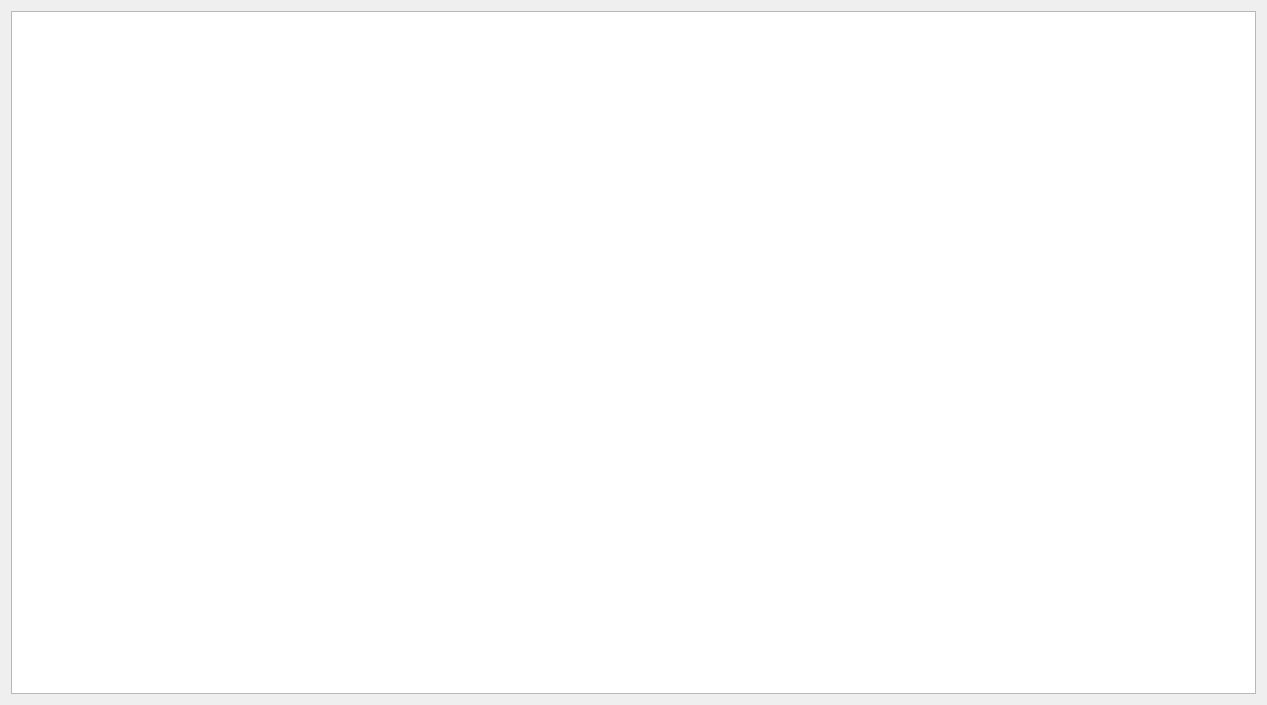
<?xml version="1.0" encoding="UTF-8"?>
<ui version="4.0">
 <class>hudDisplay</class>
 <widget class="QWidget" name="hudDisplay">
  <property name="geometry">
   <rect>
    <x>0</x>
    <y>0</y>
    <width>1267</width>
    <height>705</height>
   </rect>
  </property>
  <property name="windowTitle">
   <string>Form</string>
  </property>
  <layout class="QVBoxLayout" name="verticalLayout">
   <item>
    <widget class="QGraphicsView" name="hud_view"/>
   </item>
  </layout>
 </widget>
 <resources/>
 <connections/>
</ui>
